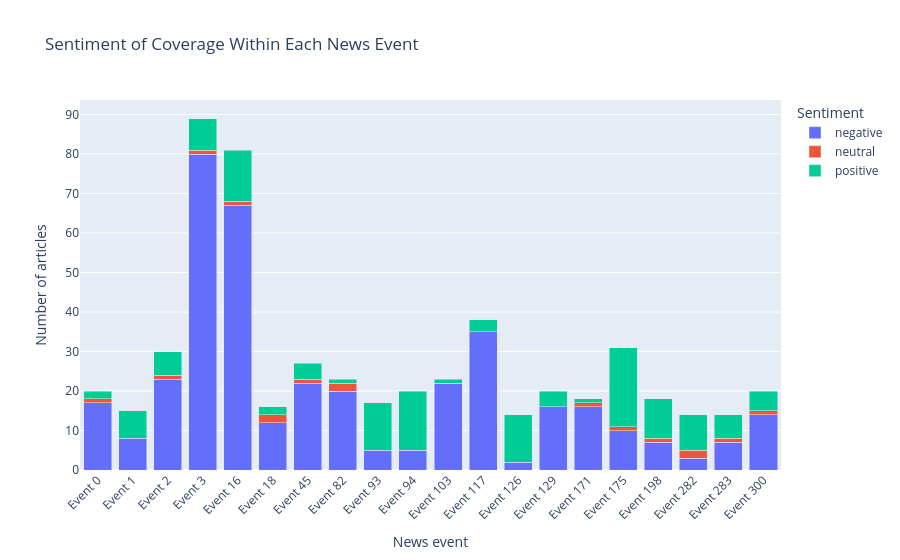

The notebook cell this image was saved under:
### Code cell
import plotly.express as px

sentiment_by_cluster = (
    news.groupby(["cluster_id", "sentiment"])
    .size()
    .reset_index(name="article_count")
)

# Show the 20 largest clusters
top_clusters = (
    news["cluster_id"].value_counts().head(20).index
)

plot_data = sentiment_by_cluster[
    sentiment_by_cluster["cluster_id"].isin(top_clusters)
].copy()

plot_data["cluster"] = "Event " + plot_data["cluster_id"].astype(str)

fig = px.bar(
    plot_data,
    x="cluster",
    y="article_count",
    color="sentiment",
    barmode="stack",
    title="Sentiment of Coverage Within Each News Event",
    labels={
        "cluster": "News event",
        "article_count": "Number of articles",
        "sentiment": "Sentiment"
    },
    hover_data=["cluster_id"]
)

fig.update_layout(xaxis_tickangle=-45)
fig.show()

### Figure 1 — Plotly figure (JSON) as saved in the notebook; plotly's stock layout.template omitted (floating-point values rounded to 4 significant figures)
{"data": [{"customdata": [[0], [1], [2], [3], [16], [18], [45], [82], [93], [94], [103], [117], [126], [129], [171], [175], [198], [282], [283], [300]], "hovertemplate": "Sentiment=negative<br>News event=%{x}<br>Number of articles=%{y}<br>cluster_id=%{customdata[0]}<extra></extra>", "legendgroup": "negative", "marker": {"color": "#636efa", "pattern": {"shape": ""}}, "name": "negative", "orientation": "v", "showlegend": true, "textposition": "auto", "type": "bar", "x": ["Event 0", "Event 1", "Event 2", "Event 3", "Event 16", "Event 18", "Event 45", "Event 82", "Event 93", "Event 94", "Event 103", "Event 117", "Event 126", "Event 129", "Event 171", "Event 175", "Event 198", "Event 282", "Event 283", "Event 300"], "xaxis": "x", "y": [17, 8, 23, 80, 67, 12, 22, 20, 5, 5, 22, 35, 2, 16, 16, 10, 7, 3, 7, 14], "yaxis": "y"}, {"customdata": [[0], [2], [3], [16], [18], [45], [82], [171], [175], [198], [282], [283], [300]], "hovertemplate": "Sentiment=neutral<br>News event=%{x}<br>Number of articles=%{y}<br>cluster_id=%{customdata[0]}<extra></extra>", "legendgroup": "neutral", "marker": {"color": "#EF553B", "pattern": {"shape": ""}}, "name": "neutral", "orientation": "v", "showlegend": true, "textposition": "auto", "type": "bar", "x": ["Event 0", "Event 2", "Event 3", "Event 16", "Event 18", "Event 45", "Event 82", "Event 171", "Event 175", "Event 198", "Event 282", "Event 283", "Event 300"], "xaxis": "x", "y": [1, 1, 1, 1, 2, 1, 2, 1, 1, 1, 2, 1, 1], "yaxis": "y"}, {"customdata": [[0], [1], [2], [3], [16], [18], [45], [82], [93], [94], [103], [117], [126], [129], [171], [175], [198], [282], [283], [300]], "hovertemplate": "Sentiment=positive<br>News event=%{x}<br>Number of articles=%{y}<br>cluster_id=%{customdata[0]}<extra></extra>", "legendgroup": "positive", "marker": {"color": "#00cc96", "pattern": {"shape": ""}}, "name": "positive", "orientation": "v", "showlegend": true, "textposition": "auto", "type": "bar", "x": ["Event 0", "Event 1", "Event 2", "Event 3", "Event 16", "Event 18", "Event 45", "Event 82", "Event 93", "Event 94", "Event 103", "Event 117", "Event 126", "Event 129", "Event 171", "Event 175", "Event 198", "Event 282", "Event 283", "Event 300"], "xaxis": "x", "y": [2, 7, 6, 8, 13, 2, 4, 1, 12, 15, 1, 3, 12, 4, 1, 20, 10, 9, 6, 5], "yaxis": "y"}], "layout": {"barmode": "stack", "legend": {"title": {"text": "Sentiment"}, "tracegroupgap": 0}, "title": {"text": "Sentiment of Coverage Within Each News Event"}, "xaxis": {"anchor": "y", "domain": [0, 1], "tickangle": -45, "title": {"text": "News event"}}, "yaxis": {"anchor": "x", "domain": [0, 1], "title": {"text": "Number of articles"}}}}
